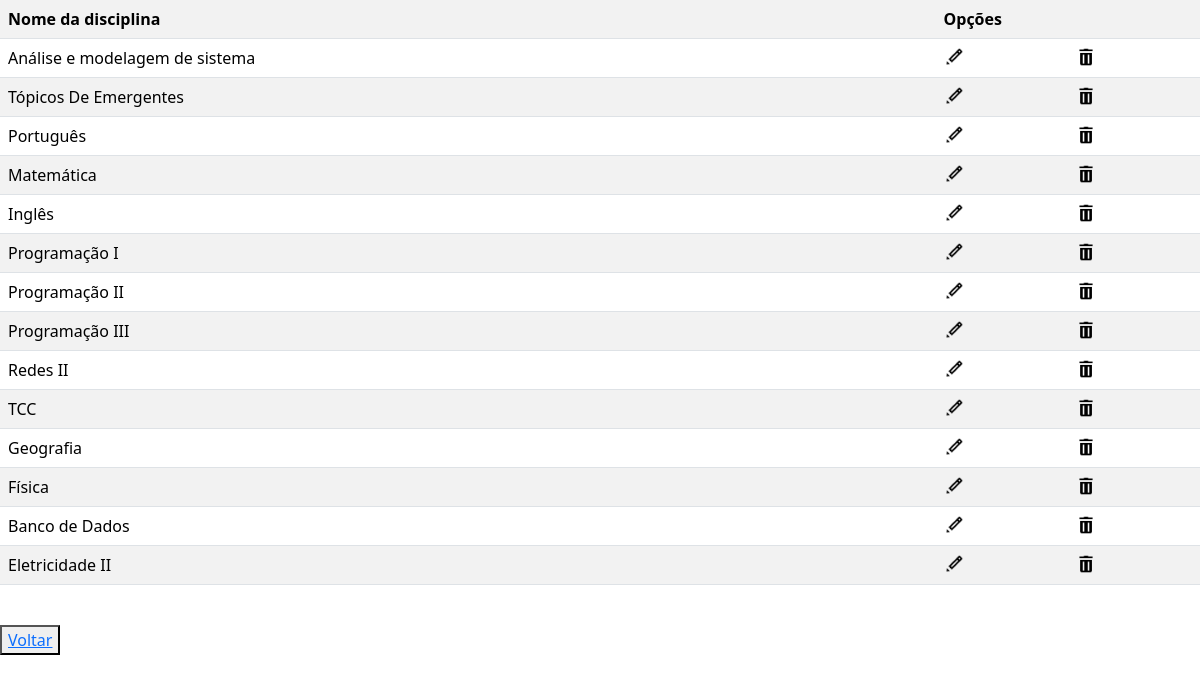
Screenshot of /crud/crud_disciplina/listar.php (signed in) with the database file from the repository.
### tables this page shows
CREATE TABLE IF NOT EXISTS `disciplina` (
  `id_disciplinas` int NOT NULL AUTO_INCREMENT,
  `nome_disciplina` varchar(255) DEFAULT NULL,
  PRIMARY KEY (`id_disciplinas`)
);

### crud/crud_disciplina/listar.php (the view, shortened to what this page needs)
<?php
echo "<link rel='stylesheet' href='../../css/bootstrap.min.css'>";
include('../../conecta.php');
$sql = "SELECT * FROM disciplina";
$resultado = mysqli_query($conexao,$sql);
echo '<table class="table table-white table-striped">
<tr>
<th scope="col">Nome da disciplina</th>
<th colspan=3>Opções</th>
</tr>';
while ($dados = mysqli_fetch_assoc($resultado)) {
echo '<tr>';
echo '<td>'.$dados['nome_disciplina'] .'</td>';
echo '<td> <a href="formedit.php?id_disciplinas='.$dados['id_disciplinas'].'"> <img src="imagens/editar.png" width="20" height="20"> </a> </td>';
echo '<td> <a href="excluir?id_disciplinas='.$dados['id_disciplinas'].'"> <img src="imagens/excluir.png" width="20" height="20"> </a> </td>';
echo '</tr>';
}
echo '</table>'."<br>";
echo '<button><a href="index.php">Voltar</a></button>';
?>

### rows the page displays
disciplina: nome_disciplina "Análise e modelagem de sistema"
disciplina: nome_disciplina "Tópicos De Emergentes"
disciplina: nome_disciplina "Português"
disciplina: nome_disciplina "Matemática"
disciplina: nome_disciplina "Inglês"
disciplina: nome_disciplina "Programação I"
disciplina: nome_disciplina "Programação II"
disciplina: nome_disciplina "Programação III"
disciplina: nome_disciplina "Redes II"
disciplina: nome_disciplina "TCC"
disciplina: nome_disciplina "Geografia"
disciplina: nome_disciplina "Física"
disciplina: nome_disciplina "Banco de Dados"
disciplina: nome_disciplina "Eletricidade II"
